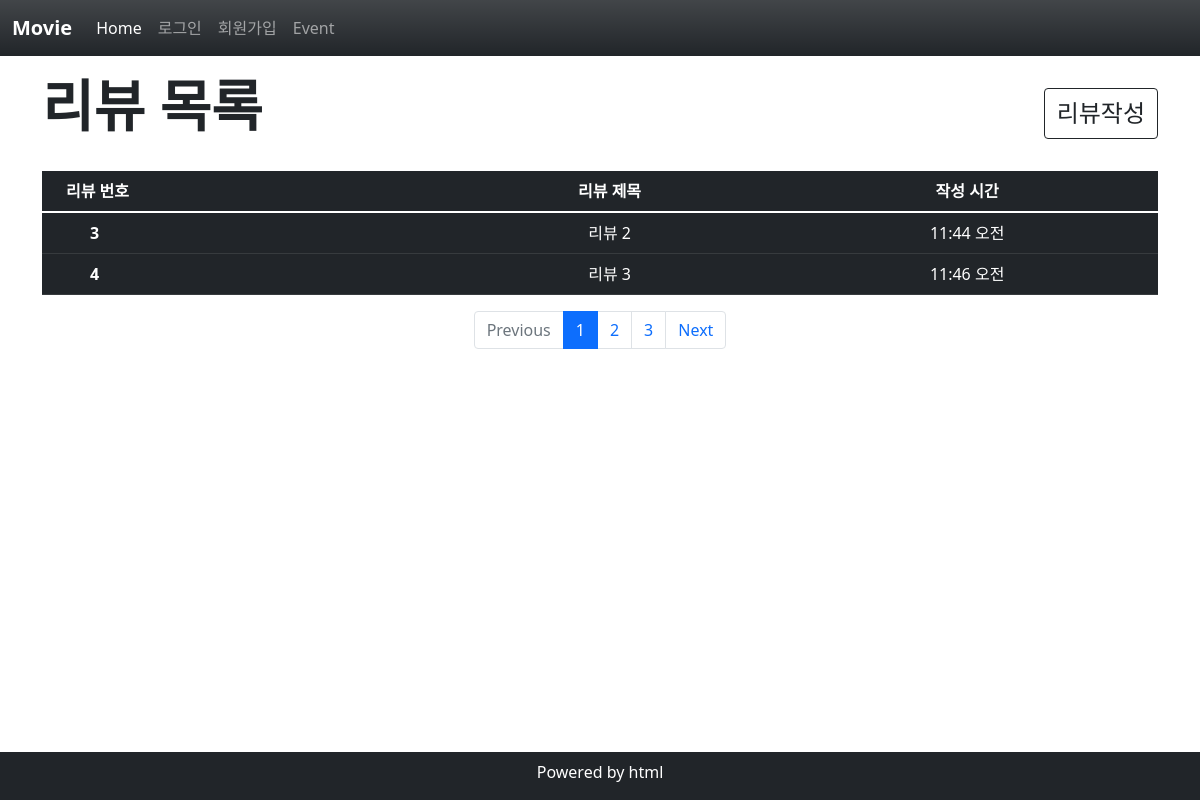
The app's page /, older data.
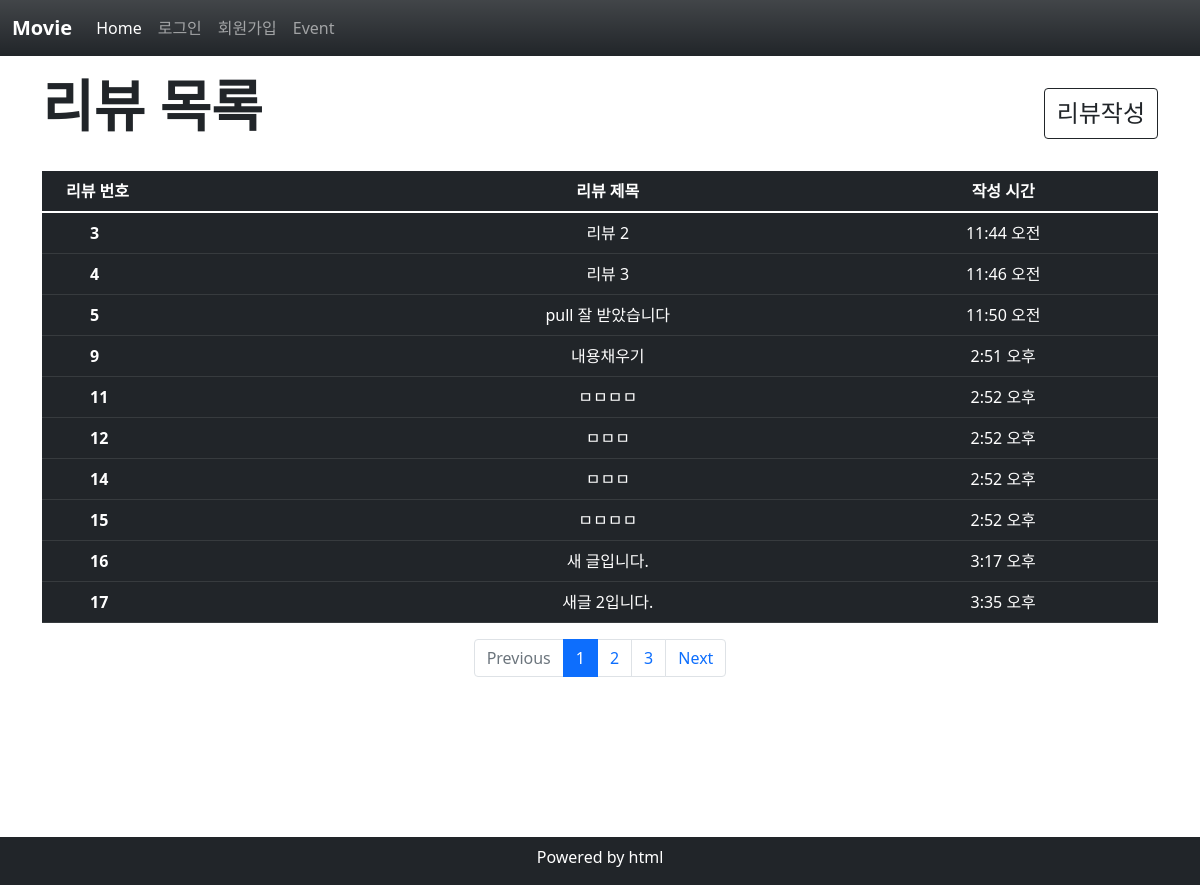
The same page, newer data.
### review/models.py (models this page shows)
class Review(models.Model):
    title = models.CharField(max_length=80)
    content = models.TextField()
    created_at = models.DateTimeField(auto_now_add=True)
    updated_at = models.DateTimeField(auto_now_add=True)

### review/views.py (the view)
# urls.py: path("", views.index, name="index"),
def index(request):
    review = Review.objects.all()
    context = {
        "reviews": review,
    }
    return render(request, "review/index.html", context)

### review/templates/review/index.html
{% extends 'base.html' %}
{% block content %}
<article class="container">
  <div class="d-flex justify-content-between my-3">
    <h1 class="fw-bold mb-3 display-4">리뷰 목록</h1>
    <a href="{% url 'review:new' %}" class="btn btn-outline-dark my-3 fs-4">
      리뷰작성
    </a>
  </div>
  <table class=" table table-dark table-hover text-center">
    <thead>
      <tr>
        <th scope="col" class="text-start ps-4">리뷰 번호</th>
        <th scope="col">리뷰 제목</th>
        <th scope="col">작성 시간</th>
      </tr>
    </thead>
    <tbody>
      {% for review in reviews %}
      <tr>
        <th scope="row" class="text-start ps-5">{{ review.pk }}</th>
        <td><a href="{% url 'review:detail' review.pk %}" class="text-decoration-none text-white">{{ review.title }}</a>
        </td>
        <td>{{ review.created_at| date:'P' }}</td>
      </tr>
      {% endfor %}
    </tbody>
  </table>
</article>
<nav aria-label="..." class="d-flex justify-content-center">
  <ul class="pagination">
    <li class="page-item disabled">
      <a class="page-link">Previous</a>
    </li>
    <li class="page-item active" aria-current="page">
      <a class="page-link" href="#">1</a>
    <li class="page-item"><a class="page-link" href="#">2</a></li>
    </li>
    <li class="page-item"><a class="page-link" href="#">3</a></li>
    <li class="page-item">
      <a class="page-link" href="#">Next</a>
    </li>
  </ul>
</nav>
{% endblock %}

Row changes from the older to the newer data that the page shows:
added Review: pk "5", title "pull 잘 받았습니다", created_at "11:50 오전"
added Review: pk "9", title "내용채우기", created_at "2:51 오후"
added Review: pk "11", title "ㅁㅁㅁㅁ", created_at "2:52 오후"
added Review: pk "12", title "ㅁㅁㅁ", created_at "2:52 오후"
added Review: pk "14", title "ㅁㅁㅁ", created_at "2:52 오후"
added Review: pk "15", title "ㅁㅁㅁㅁ", created_at "2:52 오후"
added Review: pk "16", title "새 글입니다.", created_at "3:17 오후"
added Review: pk "17", title "새글 2입니다.", created_at "3:35 오후"
